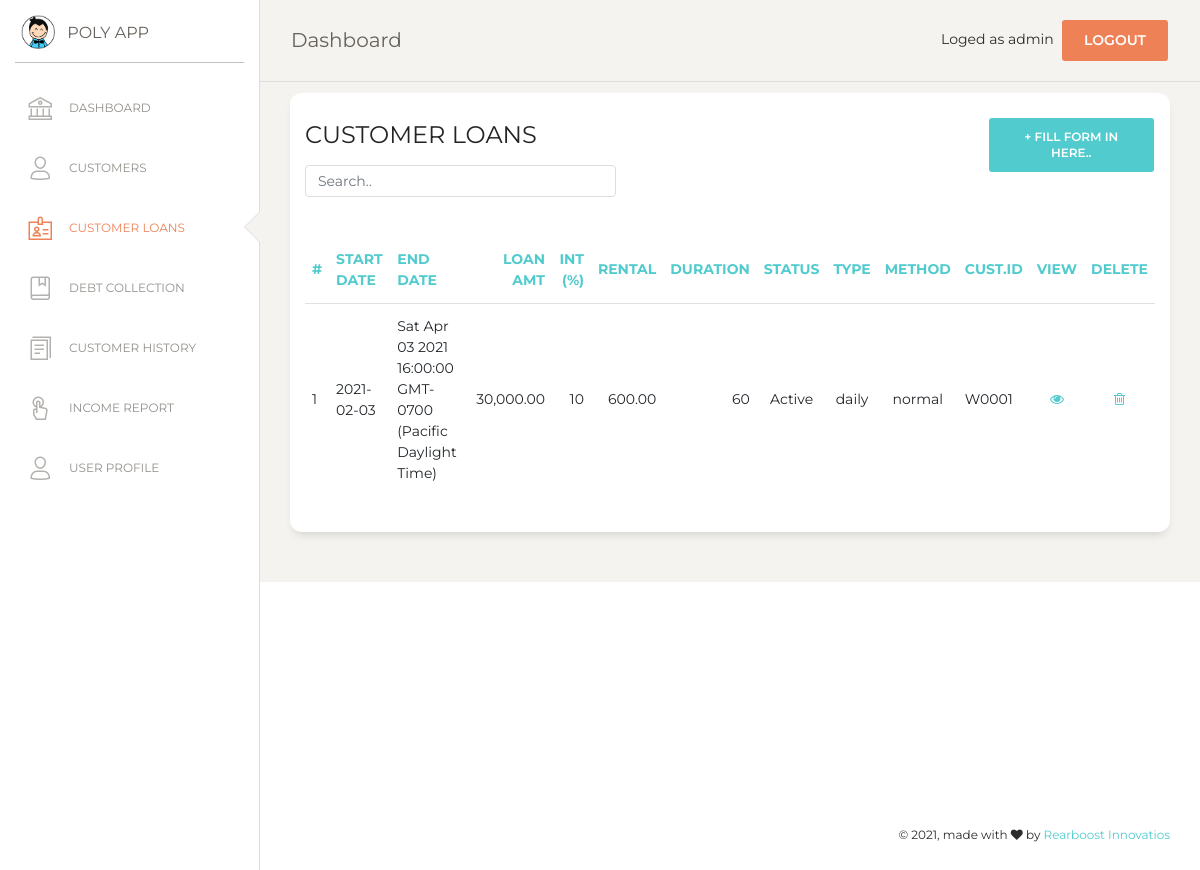
/customer_loan.php (signed in), run on an earlier commit of the app's database.
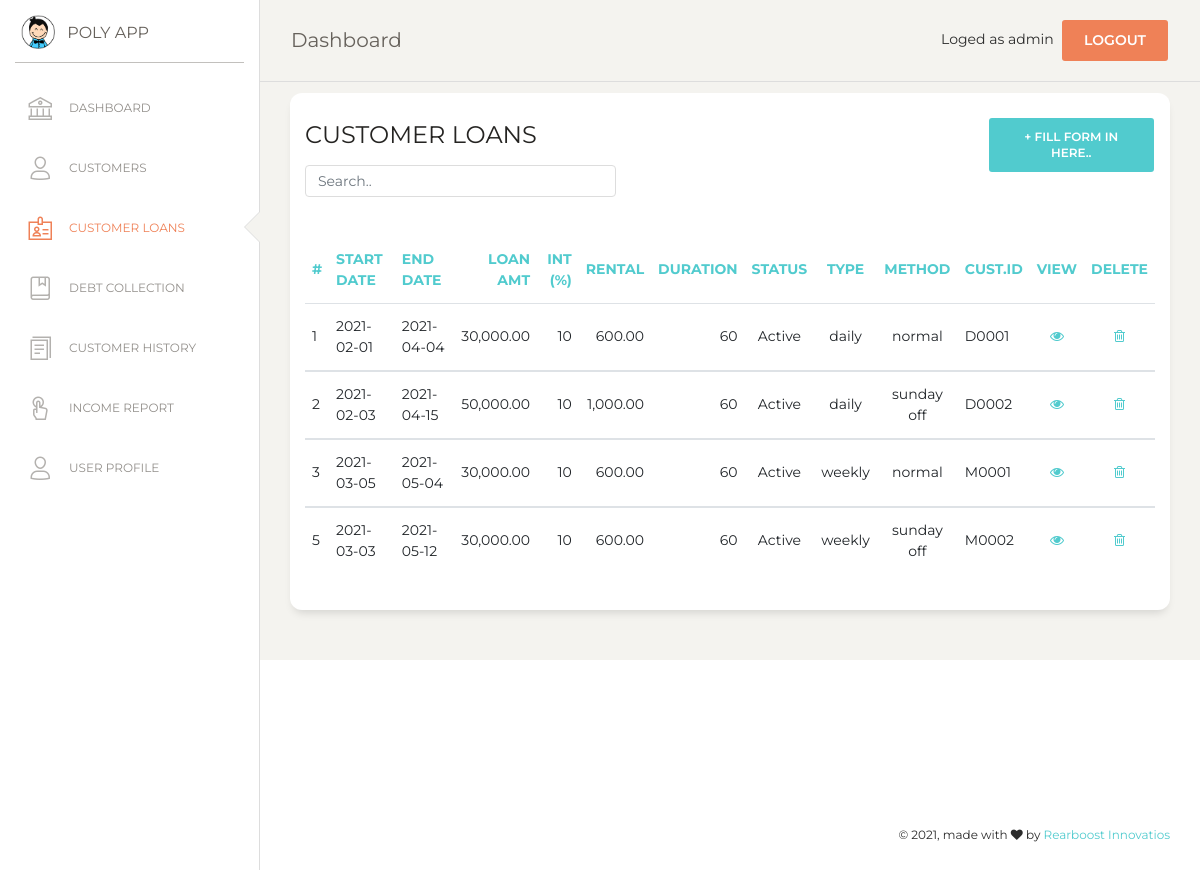
And on a later commit of the database.
### tables this page shows
CREATE TABLE `loan` (
  `loan_no` int(7) NOT NULL,
  `l_date` date NOT NULL,
  `amount` double(10,2) NOT NULL,
  `interest` int(5) NOT NULL,
  `no_installements` int(11) NOT NULL,
  `rental` double(10,2) NOT NULL,
  `duration` int(11) NOT NULL,
  `end_date` text NOT NULL,
  `cust_id` varchar(10) NOT NULL,
  `l_status` tinyint(4) NOT NULL,
  `l_type` varchar(10) NOT NULL,
  `l_method` varchar(10) NOT NULL
);

### customer_loan.php (the view, shortened to what this page needs)
<?php
if (!isset($_SESSION['loged_user'])) {
    header('location: login.php');
}else {
$con = mysqli_connect(DB_HOSTNAME,DB_USERNAME,DB_PASSWORD);
mysqli_select_db($con,DB_NAME);
?>
<!DOCTYPE html>
<html lang="en">
<head>
  <link href="https://maxcdn.bootstrapcdn.com/font-awesome/latest/css/font-awesome.min.css" rel="stylesheet">
  <link href="assets/css/bootstrap.min.css" rel="stylesheet" />
  <link href="assets/css/paper-dashboard.css?v=2.0.1" rel="stylesheet" />
  <link href="assets/demo/demo.css" rel="stylesheet" />
</head>
<body class="">
  <div class="wrapper ">
    <?php include('include/sidebar.php');  ?>
    <div class="main-panel">
      <?php include('include/nav.php');  ?>
      <div class="content">
      <div class="row">
          <div class="col-md-12">
            <div class="card">
              <div class="row">
              <div class="col-md-9">
              <div class="card-header">
                <h4 class="card-title"> CUSTOMER LOANS</h4>
                <input class="form-control myInput" id="myInput" type="text" placeholder="Search..">
              </div>
              </div>
              <div class="col-md-3">
                 <div class="card-header">
                    <button type="button" class="btn btn-primary add-btn" data-toggle="modal" data-target="#Form1">+ Fill Form in here..
                    </button>
                 </div>
              </div>
              </div>
              <div class="card-body">
              </div>
              <div class="card-body">
                <div class="table-responsive">
                  <table class="table" id="myTable">
                    <thead class="text-primary">
                      <th>                      #           </th>
                      <th>                      Start Date  </th>
                      <th>                      End Date    </th>
                      <th class="text-right">   Loan Amt    </th>
                      <th class="text-right">   Int (%)     </th>
                      <th class="text-right">   Rental      </th>
                      <th class="text-right">   Duration    </th>
                      <th class="text-center">  Status      </th>
                      <th class="text-center">  Type        </th>
                      <th class="text-center">  Method      </th>
                      <th>                      cust.ID     </th>
                      <th class="text-center">  View 				</th>
                      <th class="text-center">  Delete 			</th>
                    </thead>
                    <tbody>
                      <?php
                      $sql=mysqli_query($con,"SELECT * FROM loan");
                      $numRows = mysqli_num_rows($sql);
                      if($numRows > 0) {
                        while($row = mysqli_fetch_assoc($sql)) {
                        $l_status = $row['l_status'];
                        if($l_status==1){
                          $view_satus = "Active";
                        }else{
                          $view_satus = "Closed";
                        }
                          ?>
                    <tr>
                      <td>                   <?php echo $row['loan_no']?>  </td>
                      <td>                   <?php echo $row['l_date']?>   </td>
                      <td>                   <?php echo $row['end_date']?>   </td>
                      <td class="text-right"><?php echo number_format($row['amount'],2)?>  </td>
                      <td class="text-right"><?php echo $row['interest']?> </td>
                      <td class="text-right"><?php echo number_format($row['rental'],2)?> </td>
                      <td class="text-right"><?php echo $row['no_installements']?> </td>
                      <td class="text-center"><?php echo $view_satus; ?> </td>
                      <td class="text-center"><?php echo $row['l_type'] ?> </td>
                      <td class="text-center"><?php echo $row['l_method'] ?> </td>
                      <td>                    <?php echo $row['cust_id'] ?>  </td>
                      <td class="text-center">
                        <a href="#" onclick="editView(<?php echo $row['loan_no']; ?>)" name="edit">
                        <i class="fa fa-eye" aria-hidden="true"></i></a>
                      </td>
                      <td class="text-center">
                        <a href="#" onclick="confirmation('event','<?php echo $row['loan_no']; ?>')"  name="delete">
                        <i class="fa fa-trash-o" aria-hidden="true"></i></a>
                      </td>
                    </tr>
                    </tbody>
                           <?php
                        }
                      }
                    ?>
                    </table>
                </div>
              </div>
              </div>
            </div>
          </div>
          </div>
        </div>
        </div>
       <?php include('include/footer.php');  ?>
</body>
</html>
<?php
}
?>

### include/sidebar.php
<div class="sidebar" data-color="white" data-active-color="danger">
  <div class="logo">
    <a href="#" class="simple-text logo-mini">
      <div class="logo-image-small">
        <img src="assets/img/logo-small.png">
      </div>
    </a>
    <a href="#" class="simple-text logo-normal">
      POLY APP
    </a>
  </div>
  <div class="sidebar-wrapper">
    <ul class="nav">
      <li
        <?php if (basename($_SERVER['PHP_SELF'])=='index.php')
        {
         echo 'class="active"';
        } else
        {
         echo 'class=""';
        }
        ?>
        >
        <a href="index">
          <i class="nc-icon nc-bank"></i>
          <p>DASHBOARD</p>
        </a>
      </li>
      <li
        <?php if (basename($_SERVER['PHP_SELF'])=='customer.php')
        {
         echo 'class="active"';
        } else
        {
         echo 'class=""';
        }
        ?>
        >
        <a href="customer">
          <i class="nc-icon nc-single-02"></i>
          <p>CUSTOMERS</p>
        </a>
      </li>
      <li
        <?php if (basename($_SERVER['PHP_SELF'])=='customer_loan.php')
        {
         echo 'class="active"';
        } else
        {
         echo 'class=""';
        }
        ?>
        >
        <a href="customer_loan">
          <i class="nc-icon nc-badge"></i>
          <p>CUSTOMER LOANS</p>
        </a>
      </li>
      <li
        <?php if (basename($_SERVER['PHP_SELF'])=='debt_collection.php')
        {
         echo 'class="active"';
        } else
        {
         echo 'class=""';
        }
        ?>
        >
        <a href="debt_collection">
          <i class="nc-icon nc-book-bookmark"></i>
          <p>DEBT COLLECTION</p>
        </a>
      </li>
      <li
        <?php if (basename($_SERVER['PHP_SELF'])=='report.php')
        {
         echo 'class="active"';
        } else
        {
         echo 'class=""';
        }
        ?>
        >
        <a href="report">
          <i class="nc-icon nc-single-copy-04"></i>
          <p>CUSTOMER HISTORY</p>
        </a>
      </li>
      <li
        <?php if (basename($_SERVER['PHP_SELF'])=='income.php')
        {
         echo 'class="active"';
        } else
        {
         echo 'class=""';
        }
        ?>
        >
        <a href="income">
          <i class="nc-icon nc-tap-01"></i>
          <p>Income Report</p>
        </a>
      </li>
      <li
        <?php if (basename($_SERVER['PHP_SELF'])=='user.php')
        {
         echo 'class="active"';
        } else
        {
         echo 'class=""';
        }
        ?>
        >
        <a href="user">
          <i class="nc-icon nc-single-02"></i>
          <p>USER PROFILE</p>
        </a>
      </li>
    </ul>
  </div>
</div>

### include/nav.php (shortened to what this page needs)
<nav class="navbar navbar-expand-lg navbar-absolute fixed-top navbar-transparent">
    <div class="container-fluid">
        <div class="navbar-wrapper">
        <a class="navbar-brand" href="javascript:;">Dashboard</a>
        </div>
        <div class="collapse navbar-collapse justify-content-end" id="navigation">
        <ul class="navbar-nav">
            <li class="nav-item">
            Loged as <?php echo $_SESSION['loged_user'] ?>&nbsp;
            <a href="#" onclick="confirmationLogout(event)" class="btn btn-danger square-btn-adjust">Logout</a>
            </li>
        </ul>
        </div>
    </div>
</nav>

### include/footer.php (shortened to what this page needs)
 <footer class="footer footer-black  footer-white ">
    <div class="container-fluid">
        <div class="row">
        <div class="credits ml-auto">
            <span class="copyright">
            © , made with <i class="fa fa-heart heart"></i> by <a href="https://rearboost.com" target="_blank" rel="noopener noreferrer">Rearboost Innovatios</a>
            </span>
        </div>
        </div>
    </div>
</footer>

### assets/demo/demo.css (style rules this page uses)
.add-btn { float: right !important; }
.myInput { width: 50% !important; }

What changed in the data, as far as the page shows it:
changed loan id 1: l_date "2021-02-03" → "2021-02-01"; end_date "Sat Apr 03 2021 16:00:00 GMT-0700 (Pacific Daylight Time)" → "2021-04-04"; cust "W0001" → "D0001"
added loan: loan_no "2", l_date "2021-02-03", end_date "2021-04-15", amount "50,000.00", interest "10", rental "1,000.00", no_installements "60", l_status "Active", l_type "daily", l_method "sunday off", cust "D0002"
added loan: loan_no "3", l_date "2021-03-05", end_date "2021-05-04", amount "30,000.00", interest "10", rental "600.00", no_installements "60", l_status "Active", l_type "weekly", l_method "normal", cust "M0001"
added loan: loan_no "5", l_date "2021-03-03", end_date "2021-05-12", amount "30,000.00", interest "10", rental "600.00", no_installements "60", l_status "Active", l_type "weekly", l_method "sunday off", cust "M0002"
